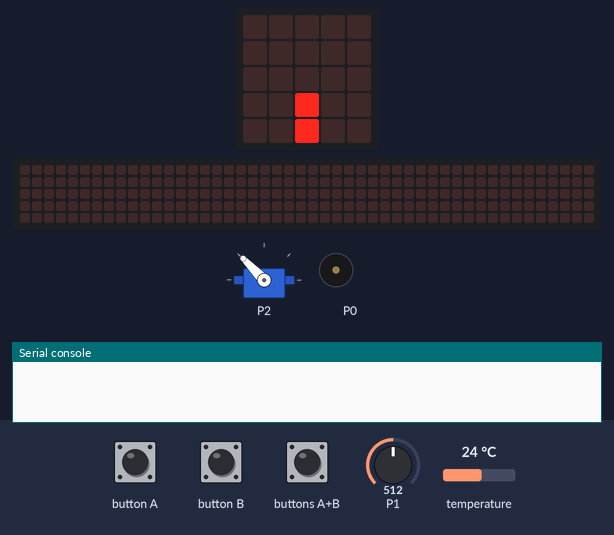
Recording of a program running on a simulated BBC micro:bit (MakeCode). Shown: the board's 5×5 LED display, servo, a strip that is not on the board, showing the scrolling text unrolled, buzzer (waves = sounding), the last lines printed to the serial console. The test bench sets the inputs (shaded band); at power-on: temperature 24 °C, P1 = 512 (analog values on the 0–1023 scale). The 48×5 strip is a reading aid, not a part: it shows the text the display is scrolling, unrolled, one strip-width of it at a time.

Above: at 6.6 s.
6.7 s: button A pressed for 0.15 s
At 7.14 s:
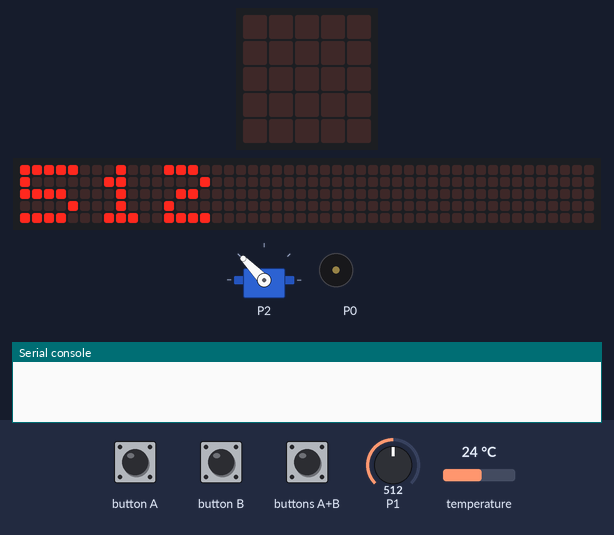
7.4 s: button B pressed for 0.15 s
At 7.9 s:
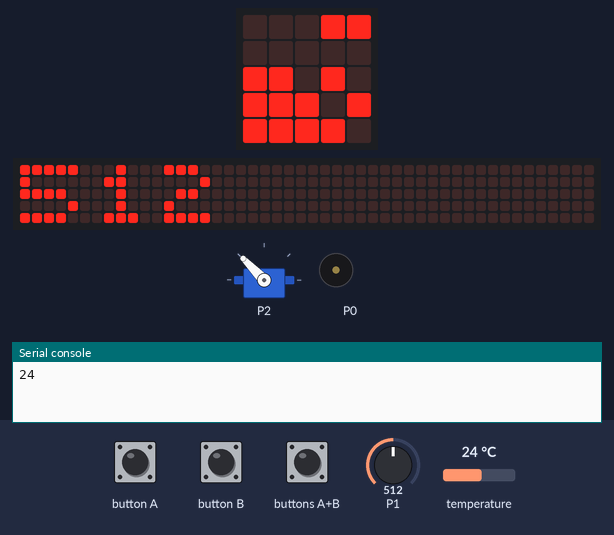
8.1 s: buttons A+B pressed for 0.15 s
At 8.8 s:
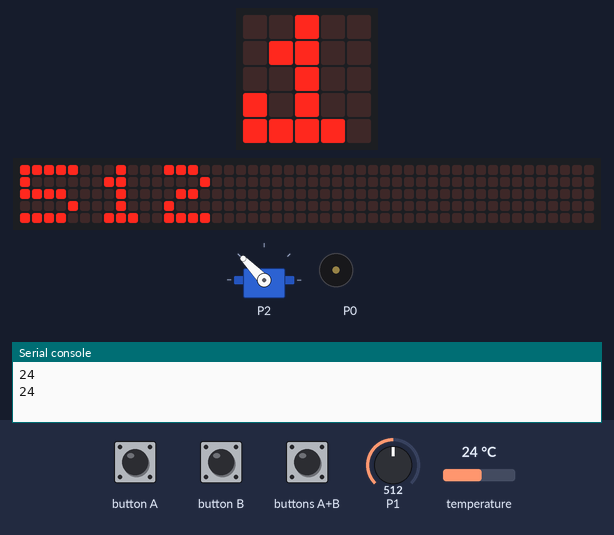
10.8 s: temperature set to 19 °C
At 11.62 s:
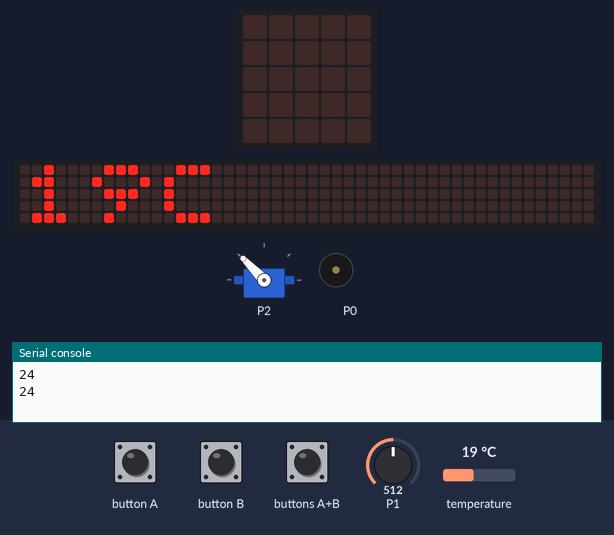
13.2 s: temperature set to 28 °C
At 20.64 s:
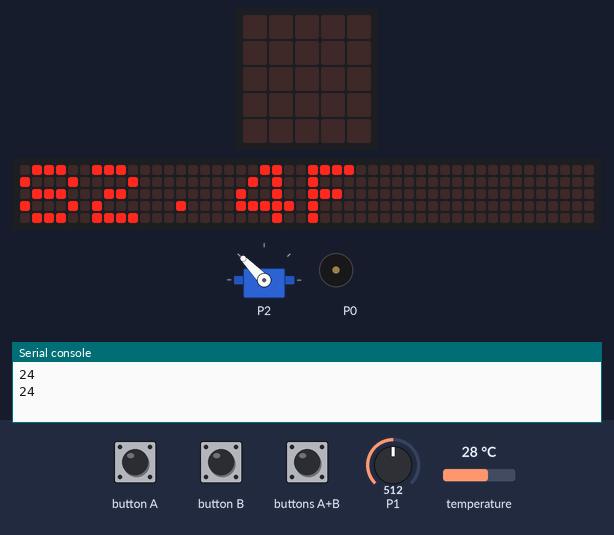
Timing chart, 0 to 22.1 s (numbered marks = the images above; inputs shaded):
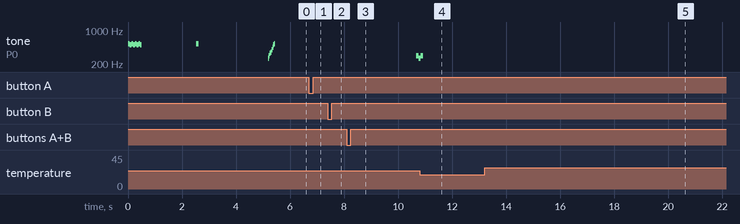

The program:

main.ts
```typescript
input.onButtonPressed(Button.A, function () {
    basic.showNumber(Humedad)
    if (Humedad > 900) {
        music.playMelody("C5 C5 C5 B B C5 C5 C5 ", 1999)
        basic.showIcon(IconNames.Yes)
    } else {
        music.playMelody("D D D C C D D D ", 1999)
        basic.showIcon(IconNames.No)
    }
})
input.onButtonPressed(Button.AB, function () {
    led.plotBarGraph(
    input.temperature(),
    50
    )
    basic.showLeds(`
        . . . . .
        . . . . .
        . . . . .
        . . . . .
        . . . . .
        `)
    basic.showString("" + (input.temperature() * (9 / 5) + 32) + "F")
})
input.onButtonPressed(Button.B, function () {
    temperatura = temperatura
    led.plotBarGraph(
    input.temperature(),
    50
    )
    basic.showLeds(`
        . . . . .
        . . . . .
        . . . . .
        . . . . .
        . . . . .
        `)
    basic.showString("" + input.temperature() + "C")
})
let temperatura = 0
let Humedad = 0
music.playMelody("C5 B C5 B C5 B C5 B ", 999)
basic.showLeds(`
    . . . . .
    . . . . .
    . . . . .
    . . . . .
    # # # # #
    `)
basic.showLeds(`
    . . # . .
    . . . . .
    . . . . .
    . . . . .
    # # # # #
    `)
basic.showLeds(`
    . . # . .
    . . # . .
    . . . . .
    . . . . .
    # # # # #
    `)
basic.showLeds(`
    . . # . .
    . . # . .
    . . # . .
    . . . . .
    # # # # #
    `)
basic.showLeds(`
    . . # . .
    . . # . .
    . . # . .
    . . # . .
    # # # # #
    `)
music.playMelody("C5 C5 C5 - - - - - ", 1999)
basic.showLeds(`
    . . # . .
    . . # . .
    . . # . .
    # . # . #
    # # # # #
    `)
basic.showLeds(`
    . . # . .
    . . # . .
    . . # . .
    # # # # #
    # # # # #
    `)
basic.showLeds(`
    . . # . .
    . . # . .
    . # # # .
    # # # # #
    # # # # #
    `)
basic.showLeds(`
    . . . . .
    . . # . .
    # # # # #
    # # # # #
    # # # # #
    `)
basic.showLeds(`
    . . . . .
    # . . . #
    # # . # #
    # # # # #
    # # # # #
    `)
basic.showLeds(`
    . . . . .
    . . . . .
    # # # # #
    # # # # #
    # # # # #
    `)
music.playMelody("C D E F G A B C5 ", 1999)
basic.forever(function () {
    Humedad = pins.analogReadPin(AnalogPin.P1)
    if (Humedad > 1010) {
        basic.showLeds(`
            . . # . .
            . . # . .
            . . # . .
            . . # . .
            . . # . .
            `)
    } else if (Humedad > 900) {
        basic.showLeds(`
            . . . . .
            . . # . .
            . . # . .
            . . # . .
            . . # . .
            `)
    } else if (Humedad > 650) {
        basic.showLeds(`
            . . . . .
            . . . . .
            . . # . .
            . . # . .
            . . # . .
            `)
    } else if (Humedad > 450) {
        basic.showLeds(`
            . . . . .
            . . . . .
            . . . . .
            . . # . .
            . . # . .
            `)
    } else if (Humedad > 250) {
        basic.showLeds(`
            . . . . .
            . . . . .
            . . . . .
            . . . . .
            . . # . .
            `)
    } else {
        basic.showLeds(`
            . . . . .
            . . . . .
            . . . . .
            . . . . .
            . . . . .
            `)
    }
    basic.showLeds(`
        . . . . .
        . . . . .
        . . . . .
        . . . . .
        . . . . .
        `)
})
basic.forever(function () {
    if (Humedad < 623) {
        servos.P2.setAngle(134)
        basic.pause(15000)
    } else {
        servos.P2.setAngle(0)
    }
})
```

test.ts
```typescript
// aquí va el archivo "tests"; esto no se compilará cuando este paquete se utilice como una extensión.
```

Measured:
- after the input at 6.7 s, the display: changes after 0.37 s (image 1)
- after the input at 7.4 s, the display: first differs from a run without the input after 0.15 s (image 2 shows a later state)
- after the input at 8.1 s, the display: first differs from a run without the input after 0.17 s (image 3 shows a later state)
- what the display in image 0 shows lasts 0.4 s, from 6.3 s to 6.7 s
